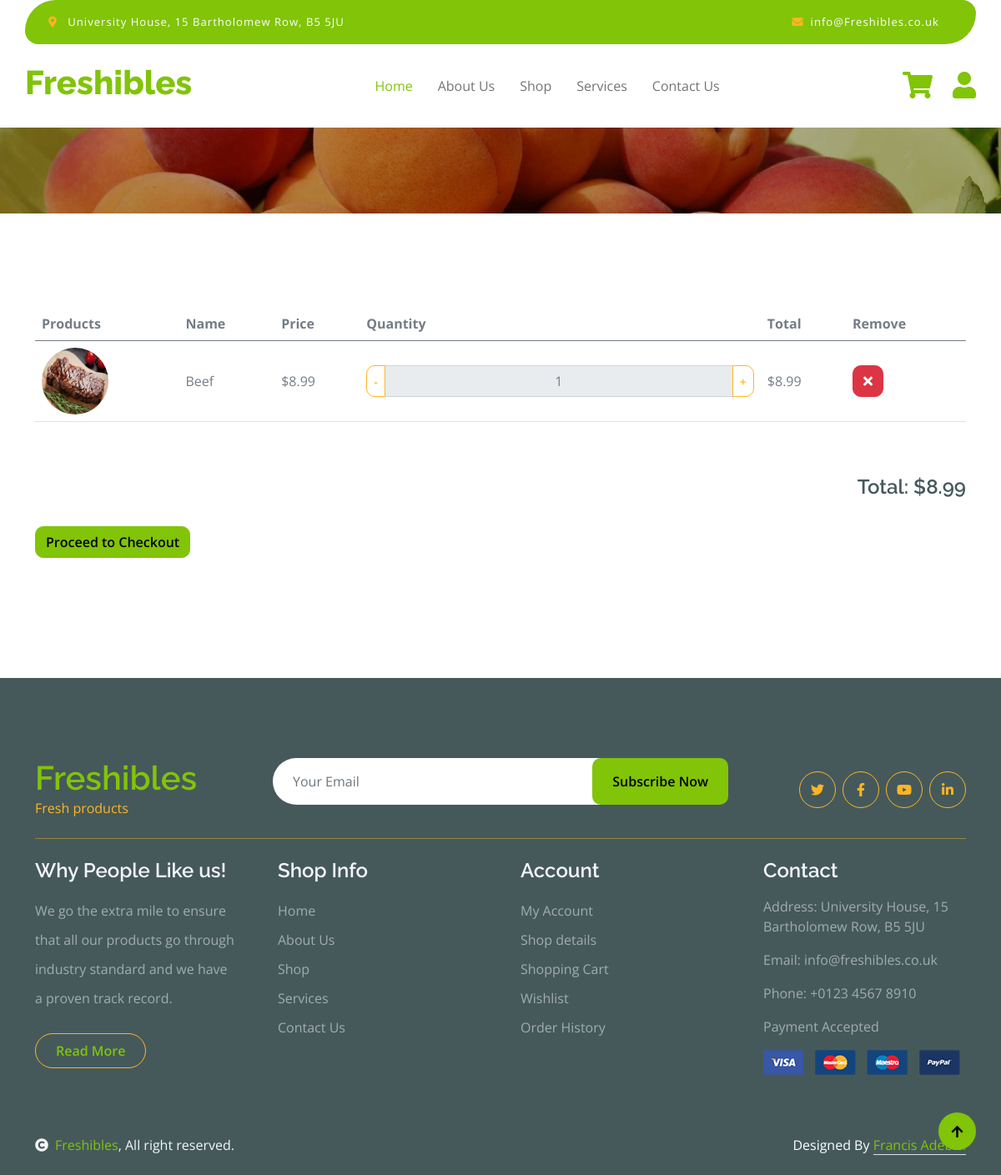
/cart/ (signed in), run on the app's committed database.
### freshibles_app/models.py (models this page shows, shortened)
class CartItem(models.Model):
    cart = models.ForeignKey(Cart, on_delete=models.CASCADE, related_name='items')
    product = models.ForeignKey(Product, on_delete=models.CASCADE)
    quantity = models.PositiveIntegerField(default=1)
    def get_total_item_price(self):
        return self.quantity * self.product.product_price

class Product(models.Model):
    CATEGORY_CHOICES = [
        ('Dairy', 'Dairy'),
        ('Vegetable', 'Vegetable'),
        ('Fruit', 'Fruit'),
        ('Bread', 'Bread'),
        ('Meat', 'Meat'),
    ]
    product_name = models.CharField(max_length=255)
    product_description = models.TextField()
    product_price = models.DecimalField(max_digits=10, decimal_places=2)
    product_image = models.ImageField(upload_to='products/')
    category = models.CharField(max_length=50, choices=CATEGORY_CHOICES)

### freshibles_app/views.py (the view)
# urls.py: path('cart/', views.cart, name='cart'),
def cart(request):
    try:
        cart = Cart.objects.get(user=request.user)
        items = cart.items.all()
        subtotal = sum(item.get_total_item_price() for item in items)
        total_price = cart.get_total_price()
        shipping_cost = Decimal('3.00')  # Convert float to Decimal for consistency
        total = subtotal + shipping_cost
    except Cart.DoesNotExist:
        items = []
        subtotal = Decimal('0.00')  # Initialize as Decimal
        total = Decimal('0.00')  # Initialize as Decimal
        shipping_cost = Decimal('0.00')  # Initialize as Decimal
    context = {
        'cart_items': items,
        'subtotal': subtotal,
        'total': total,
        'shipping_cost': shipping_cost,
        'total_price': total_price
    }
    return render(request, 'cart.html', context)

### freshibles_app/models.py (called while the page is built)
    def get_total_price(self):
        return sum(item.get_total_item_price() for item in self.items.all())

### freshibles_app/templates/cart.html (shortened to what this page needs)
{% extends 'base_template.html' %}
{% load static %}
{% block content %}
<div class="container-fluid py-5">
    <div class="container py-5">
        <div class="table-responsive">
            <table class="table">
                <thead>
                    <tr>
                        <th scope="col">Products</th>
                        <th scope="col">Name</th>
                        <th scope="col">Price</th>
                        <th scope="col">Quantity</th>
                        <th scope="col">Total</th>
                        <th scope="col">Remove</th>
                    </tr>
                </thead>
                <tbody>
                    {% for item in cart_items %}
                    <tr id="cart_item_{{ item.id }}">
                        <td>
                            <img src="{{ item.product.product_image.url }}" alt="{{ item.product.product_name }}" class="img-fluid rounded-circle" style="width: 80px; height: 80px;">
                        </td>
                        <td class="align-middle">{{ item.product.product_name }}</td>
                        <td class="align-middle">${{ item.product.product_price }}</td>
                        <td class="align-middle">
                            <div class="input-group">
                                <button class="btn btn-sm btn-outline-secondary" onclick="updateQuantity('{{ item.id }}', 'dec')">-</button>
                                <input type="text" class="form-control text-center" value="{{ item.quantity }}" id="quantity_{{ item.id }}" readonly>
                                <button class="btn btn-sm btn-outline-secondary" onclick="updateQuantity('{{ item.id }}', 'inc')">+</button>
                            </div>
                        </td>
                        <td class="align-middle" id="total_{{ item.id }}">${{ item.get_total_item_price }}</td>
                        <td class="align-middle">
                            <button class="btn btn-danger" onclick="deleteCartItem({{ item.id }})">
                                <i class="fa fa-times"></i>
                            </button>
                        </td>
                    </tr>
                    {% empty %}
                    <tr>
                        <td colspan="6">Your cart is empty.</td>
                    </tr>
                    {% endfor %}
                </tbody>
            </table>
        </div>
        {% if cart_items %}
        <div class="d-flex justify-content-end mt-5">
            <h4>Total: ${{ total_price }}</h4>
        </div>
        {% endif %}
        <div class="d-flex justify-content-between align-items-center mt-4">
            <button class="btn btn-primary">Proceed to Checkout</button>
        </div>
    </div>
</div>
{% endblock %}

### static/css/style.css (style rules this page uses)
.btn { font-weight: 600; transition: .5s; }

### data on the page
CartItem: product.product_image (picture), product.product_name "Beef", product.product_price "8.99", quantity "1", get_total_item_price "8.99"

### other printed values
{{ total_price }} "8.99"
